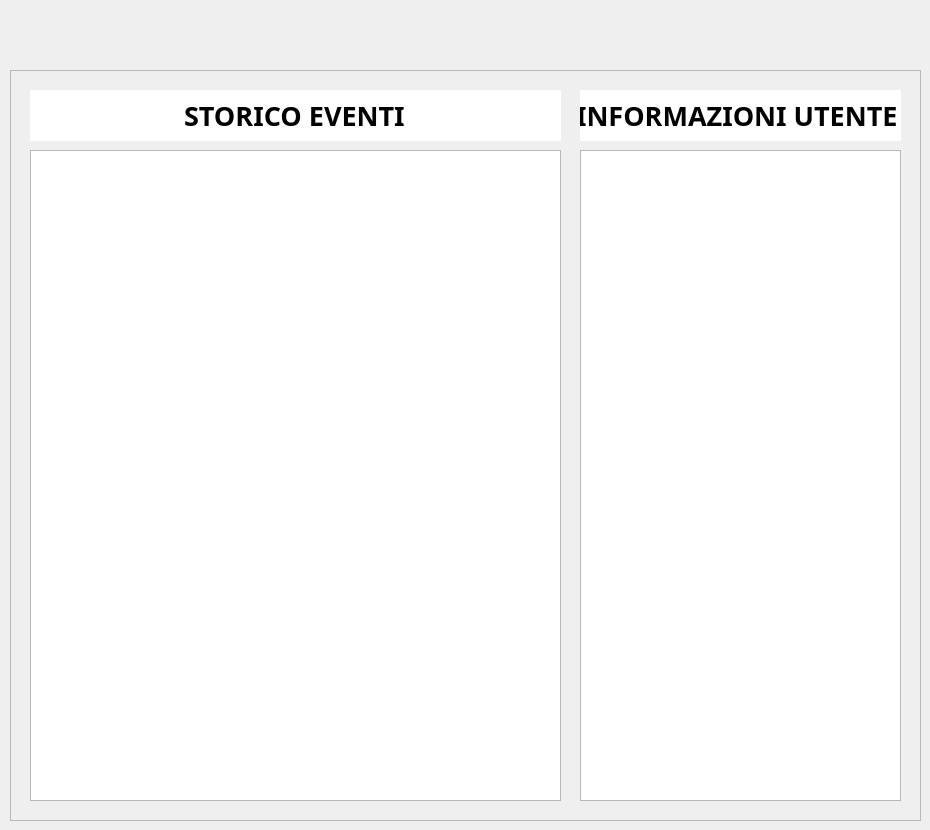
         <widget class="QWidget" name="notifiche">
          <widget class="QFrame" name="notifiche_frame">
           <property name="geometry">
            <rect>
             <x>10</x>
             <y>70</y>
             <width>911</width>
             <height>751</height>
            </rect>
           </property>
           <property name="frameShape">
            <enum>QFrame::StyledPanel</enum>
           </property>
           <property name="frameShadow">
            <enum>QFrame::Raised</enum>
           </property>
           <widget class="QLineEdit" name="title_info_utenti_eventi">
            <property name="geometry">
             <rect>
              <x>570</x>
              <y>20</y>
              <width>321</width>
              <height>51</height>
             </rect>
            </property>
            <property name="font">
             <font>
              <family>Gabriola</family>
              <pointsize>20</pointsize>
              <weight>75</weight>
              <bold>true</bold>
             </font>
            </property>
            <property name="cursor">
             <cursorShape>ArrowCursor</cursorShape>
            </property>
            <property name="focusPolicy">
             <enum>Qt::NoFocus</enum>
            </property>
            <property name="text">
             <string>INFORMAZIONI UTENTE</string>
            </property>
            <property name="frame">
             <bool>false</bool>
            </property>
            <property name="alignment">
             <set>Qt::AlignCenter</set>
            </property>
           </widget>
           <widget class="QTableWidget" name="table_eventi">
            <property name="geometry">
             <rect>
              <x>20</x>
              <y>80</y>
              <width>531</width>
              <height>651</height>
             </rect>
            </property>
            <property name="font">
             <font>
              <family>Gabriola</family>
              <pointsize>20</pointsize>
             </font>
            </property>
            <property name="focusPolicy">
             <enum>Qt::NoFocus</enum>
            </property>
            <property name="showGrid">
             <bool>true</bool>
            </property>
            <property name="cornerButtonEnabled">
             <bool>false</bool>
            </property>
            <attribute name="horizontalHeaderVisible">
             <bool>false</bool>
            </attribute>
            <attribute name="horizontalHeaderHighlightSections">
             <bool>false</bool>
            </attribute>
            <attribute name="verticalHeaderVisible">
             <bool>false</bool>
            </attribute>
            <attribute name="verticalHeaderHighlightSections">
             <bool>false</bool>
            </attribute>
            <column>
             <property name="text">
              <string/>
             </property>
            </column>
            <column>
             <property name="text">
              <string/>
             </property>
            </column>
            <column>
             <property name="text">
              <string/>
             </property>
            </column>
           </widget>
           <widget class="QListWidget" name="dati_personali_eventi">
            <property name="enabled">
             <bool>true</bool>
            </property>
            <property name="geometry">
             <rect>
              <x>570</x>
              <y>80</y>
              <width>321</width>
              <height>651</height>
             </rect>
            </property>
            <property name="font">
             <font>
              <family>Gabriola</family>
              <pointsize>20</pointsize>
              <weight>50</weight>
              <bold>false</bold>
             </font>
            </property>
            <property name="focusPolicy">
             <enum>Qt::NoFocus</enum>
            </property>
            <property name="editTriggers">
             <set>QAbstractItemView::NoEditTriggers</set>
            </property>
           </widget>
           <widget class="QLineEdit" name="title_eventi">
            <property name="geometry">
             <rect>
              <x>20</x>
              <y>20</y>
              <width>531</width>
              <height>51</height>
             </rect>
            </property>
            <property name="font">
             <font>
              <family>Gabriola</family>
              <pointsize>20</pointsize>
              <weight>75</weight>
              <bold>true</bold>
             </font>
            </property>
            <property name="cursor">
             <cursorShape>ArrowCursor</cursorShape>
            </property>
            <property name="focusPolicy">
             <enum>Qt::NoFocus</enum>
            </property>
            <property name="text">
             <string>STORICO EVENTI</string>
            </property>
            <property name="frame">
             <bool>false</bool>
            </property>
            <property name="alignment">
             <set>Qt::AlignCenter</set>
            </property>
           </widget>
          </widget>
         </widget>
